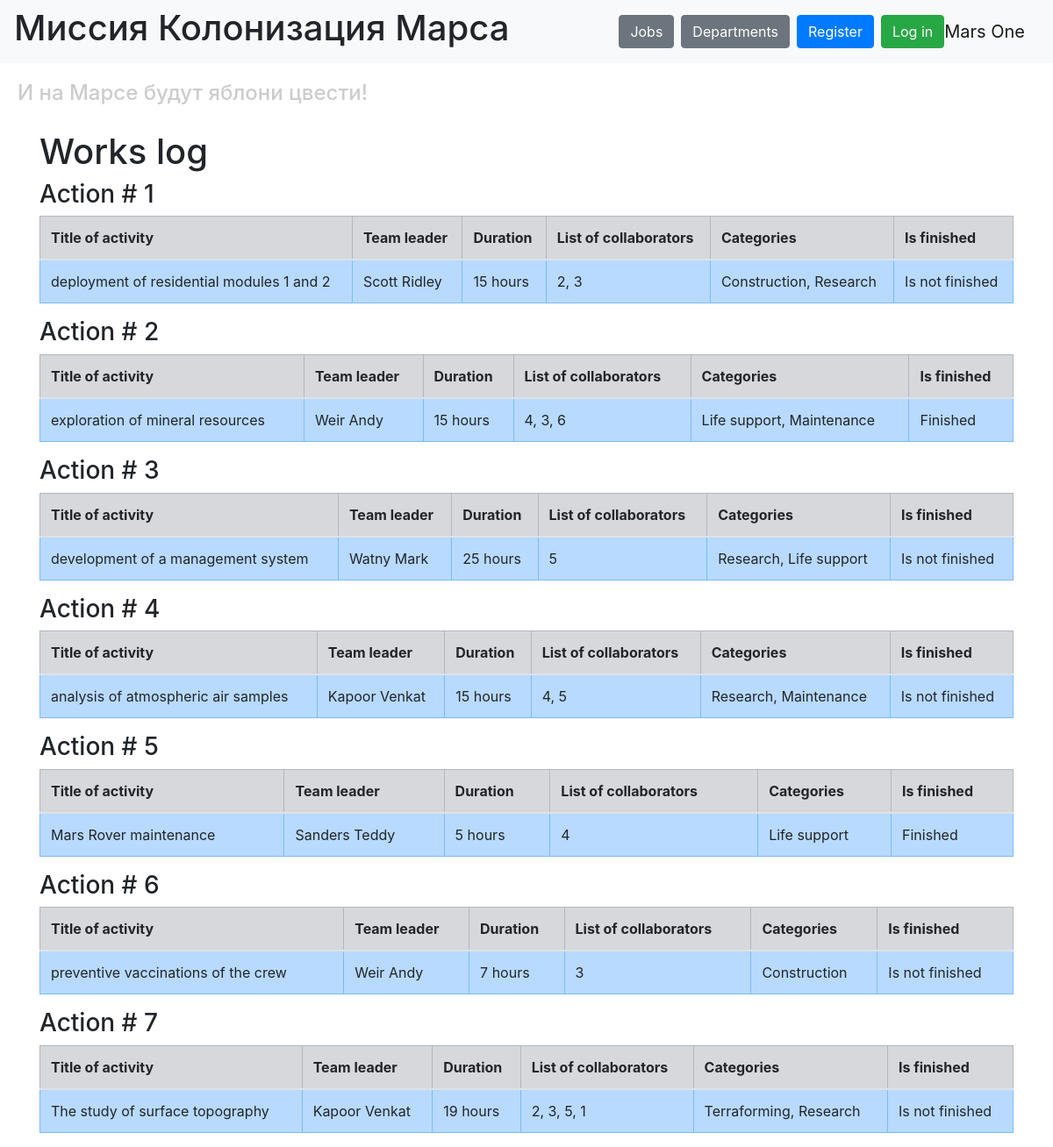
Before: / with the older database file.
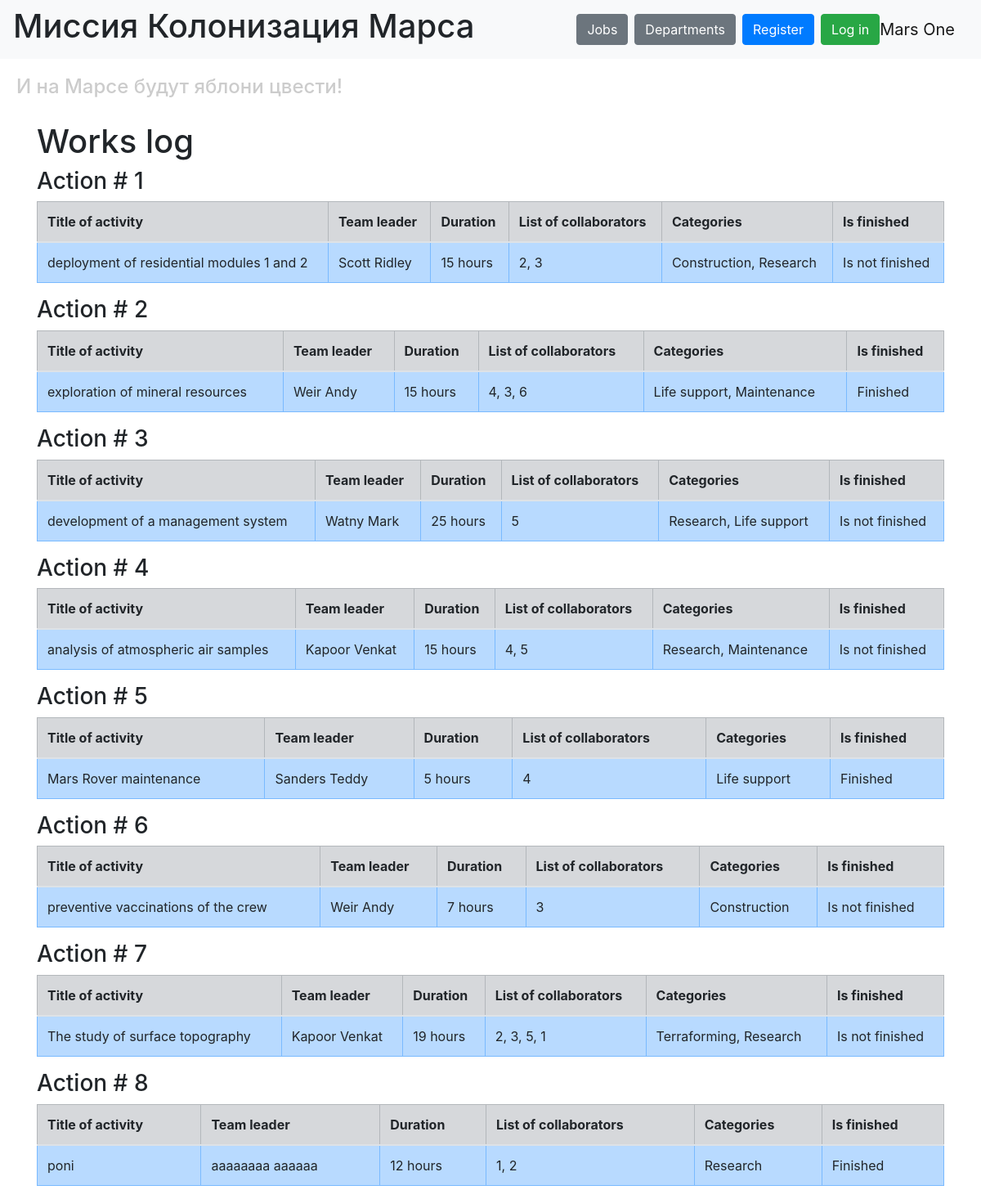
After: the same page with the newer database file.
### data/jobs.py (models this page shows)
class Jobs(SqlAlchemyBase):
    __tablename__ = 'jobs'
    __table_args__ = {'extend_existing': True}
    id = sa.Column(sa.Integer, primary_key=True, autoincrement=True)
    team_leader = sa.Column(sa.Integer, sa.ForeignKey("users.id"))
    job = sa.Column(sa.String, nullable=True)
    work_size = sa.Column(sa.Integer, nullable=True)
    collaborators = sa.Column(sa.String, nullable=True)
    start_date = sa.Column(sa.DateTime, default=datetime.datetime.now)
    end_date = sa.Column(sa.DateTime, nullable=True)
    is_finished = sa.Column(sa.Boolean, default=False)
    user = orm.relationship("User", back_populates="jobs")
    categories = orm.relationship("Category", secondary="association", back_populates="jobs")

### data/users.py (models this page shows, shortened)
class User(SqlAlchemyBase, UserMixin):
    __tablename__ = 'users'
    id = sa.Column(sa.Integer, primary_key=True, autoincrement=True)
    surname = sa.Column(sa.String, nullable=True)
    name = sa.Column(sa.String, nullable=True)
    age = sa.Column(sa.Integer, nullable=True)
    position = sa.Column(sa.String, nullable=True)
    speciality = sa.Column(sa.String, nullable=True)
    address = sa.Column(sa.String, nullable=True)
    email = sa.Column(sa.String, index=True, unique=True, nullable=True)
    hashed_password = sa.Column(sa.String, nullable=True)
    modifed_date = sa.Column(sa.DateTime, default=datetime.datetime.now)
    jobs = orm.relationship("Jobs", back_populates="user")
    departments = orm.relationship("Department", back_populates="user")

### data/categories.py (models this page shows)
class Category(SqlAlchemyBase):
    __tablename__ = 'categories'
    __table_args__ = {'extend_existing': True}
    id = sa.Column(sa.Integer, primary_key=True, autoincrement=True)
    name = sa.Column(sa.String, nullable=True)
    jobs = orm.relationship("Jobs", secondary="association", back_populates="categories")

### main.py (the view, shortened to what this page needs)
@app.route('/', defaults={'path': ''})
@app.route('/<path:path>', methods=['GET', 'POST', 'PUT', 'DELETE'])
def catch_all(path):
    print(f"🔍 Запрос к WAF: {path}")
    if path == '':
        db_sess = db_session.create_session()
        jobs = db_sess.query(Jobs).all()
        users = db_sess.query(User).all()
        names = {user.id: (user.surname, user.name) for user in users}
        return render_template("index.html", jobs=jobs, names=names, title='Work log')

### data/db_session.py (called while the page is built)
def create_session() -> Session:
    global __factory
    return __factory()

### templates/index.html (shortened to what this page needs)
{% extends "base.html" %}
{% block content %}
<h1>Works log</h1>
{% for job in jobs %}
<div class="d-flex align-items-center mb-2">
    <h3 class="mb-0 mr-3">Action # {{ job.id }}</h3>
</div>
<table class="table table-bordered">
    <thead class="table-secondary">
        <tr>
            <th>Title of activity</th>
            <th>Team leader</th>
            <th>Duration</th>
            <th>List of collaborators</th>
            <th>Categories</th>
            <th>Is finished</th>
        </tr>
    </thead>
    <tbody>
        <tr class="table-primary">
            <td>{{ job.job }}</td>
            <td>{{ names[job.team_leader][0] }} {{ names[job.team_leader][1] }}</td>
            <td>{{ job.work_size }} hours</td>
            <td>{{ job.collaborators }}</td>
            <td>
                {% for category in job.categories %}
                    {{ category.name }}{% if not loop.last %}, {% endif %}
                {% endfor %}
            </td>
            <td>{% if job.is_finished %}Finished{% else %}Is not finished{% endif %}</td>
        </tr>
    </tbody>
</table>
{% endfor %}
{% endblock %}

### templates/base.html (shortened to what this page needs)
<!DOCTYPE html>
<html lang="en">
<head>
    <link rel="stylesheet" href="https://stackpath.bootstrapcdn.com/bootstrap/4.4.1/css/bootstrap.min.css"
>
    <link rel="stylesheet" type="text/css" href="../static/css/style.css"/>
</head>
<body>
<header>
    <nav class="navbar navbar-light bg-light">
        <h1>Миссия Колонизация Марса</h1>
        <div class="ml-auto d-flex align-items-center">
            <a href="/" class="btn btn-secondary mr-2">Jobs</a>
            <a href="/departments" class="btn btn-secondary mr-2">Departments</a>
            {% if current_user.is_authenticated %}
                <a class="navbar-brand" href="/logout">{{ current_user.name }} {{ current_user.surname }}</a>
            {% else %}
                <a class="btn btn-primary mr-2" href="/register">Register</a>
                <a class="btn btn-success" href="/login">Log in</a>
            {% endif %}
        </div>
        <a class="navbar-brand" href="#">Mars One</a>
    </nav>
    <h4>И на Марсе будут яблони цвести!</h4>
</header>
<main role="main" class="container">
    {% block content %}{% endblock %}
</main>
</body>
</html>

### static/css/style.css (style rules this page uses)
h4 { color: #cccccc; padding: 20px; }

Changed rows visible on the page:
added Jobs: id "8", job "poni", team_leader.surname "aaaaaaaa", team_leader.name "aaaaaa", work_size "12", collaborators "1, 2", is_finished "Finished", Category (name "Research")
